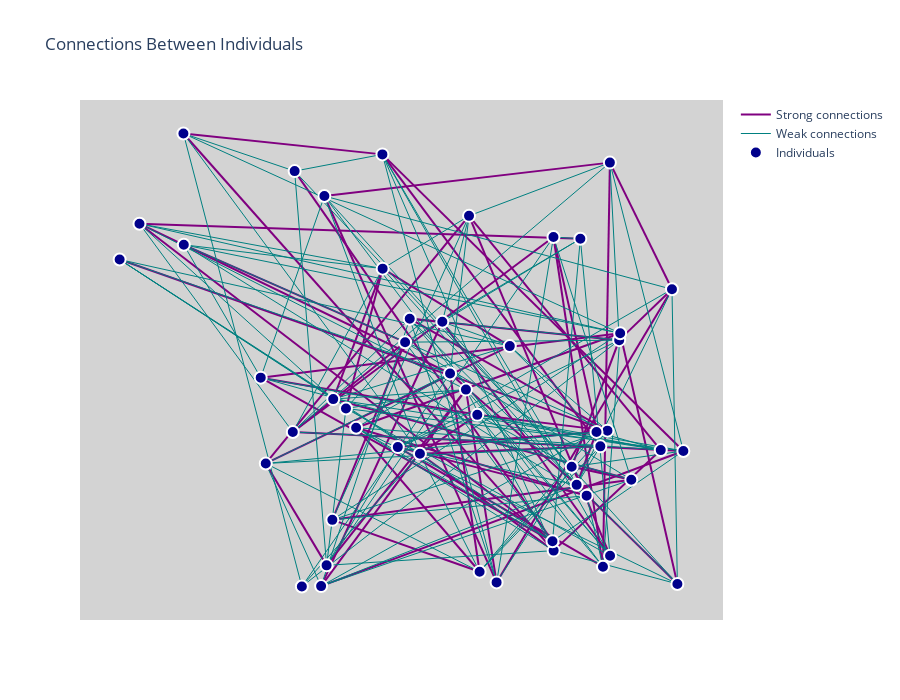

Write notebook code for a chart like this one.
### Code cell
def compute_layout(G):
    """uses networkX's random layout to generate locations for our nodes"""
    #return nx.circular_layout(G,center=(0,0),dim=2)
    return nx.random_layout(G,center=(0,0),dim=2)

sim2 = Simulator(50)
sim2.initialize_individuals()

# Build the graph
G = build_population_graph(sim2.individuals)

# Compute layout
pos = compute_layout(G)

# Display
plot_graph_plotly(G, pos)

### Figure 1 — Plotly figure (JSON) as saved in the notebook; plotly's stock layout.template omitted (floating-point values rounded to 4 significant figures; data arrays with more than 128 entries replaced by an {"elided": "..."} marker saying what was removed)
{"data": [{"line": {"color": "purple", "width": 2}, "marker": {"line": {"color": "White", "width": 2}, "size": 12}, "mode": "lines", "name": "Strong connections", "type": "scatter", "x": {"elided": "195 float values"}, "y": {"elided": "195 float values"}}, {"line": {"color": "teal", "width": 1}, "marker": {"line": {"color": "White", "width": 2}, "size": 12}, "mode": "lines", "name": "Weak connections", "type": "scatter", "x": {"elided": "354 float values"}, "y": {"elided": "354 float values"}}, {"marker": {"color": "darkblue", "line": {"color": "White", "width": 2}, "size": 12}, "mode": "markers", "name": "Individuals", "type": "scatter", "x": [0.1246, 0.5818, 0.8517, 0.8718, 0.5048, 0.4208, 0.6843, 0.5686, 0.6325, 0.9431, 0.5302, 0.8559, 0.6285, 0.7595, 0.7904, 0.3815, 0.01531, 0.9716, 0.4658, 0.6616, 0.8926, 0.5127, 0.3701, 0.7591, 0.38, 0.6144, 0.8735, 0.8395, 0.3122, 0.0493, 0.844, 0.3663, 0.2572, 0.9623, 0.7989, 0.4923, 0.2658, 0.3607, 0.8329, 0.7575, 0.8053, 0.9818, 0.8562, 0.6091, 0.4034, 0.816, 0.4663, 0.1253, 0.3277, 0.3154], "y": [0.9689, 0.4591, 0.3377, 0.5299, 0.5256, 0.3439, 0.5172, 0.5689, 0.03795, 0.2963, 0.2885, 0.907, 0.3712, 0.08281, 0.2609, 0.4047, 0.7012, 0.01203, 0.9246, 0.01529, 0.2334, 0.5755, 0.05144, 0.7491, 0.1481, 0.794, 0.5446, 0.3043, 0.3348, 0.7772, 0.04858, 0.8361, 0.4503, 0.638, 0.2225, 0.3027, 0.2679, 0.007368, 0.3349, 0.1027, 0.7452, 0.2946, 0.07179, 0.4248, 0.3848, 0.1996, 0.6818, 0.7325, 0.006565, 0.889]}], "layout": {"height": 700, "hovermode": "closest", "plot_bgcolor": "lightgray", "showlegend": true, "title": {"text": "Connections Between Individuals"}, "width": 900, "xaxis": {"showgrid": false, "showticklabels": false, "zeroline": false}, "yaxis": {"showgrid": false, "showticklabels": false, "zeroline": false}}}
